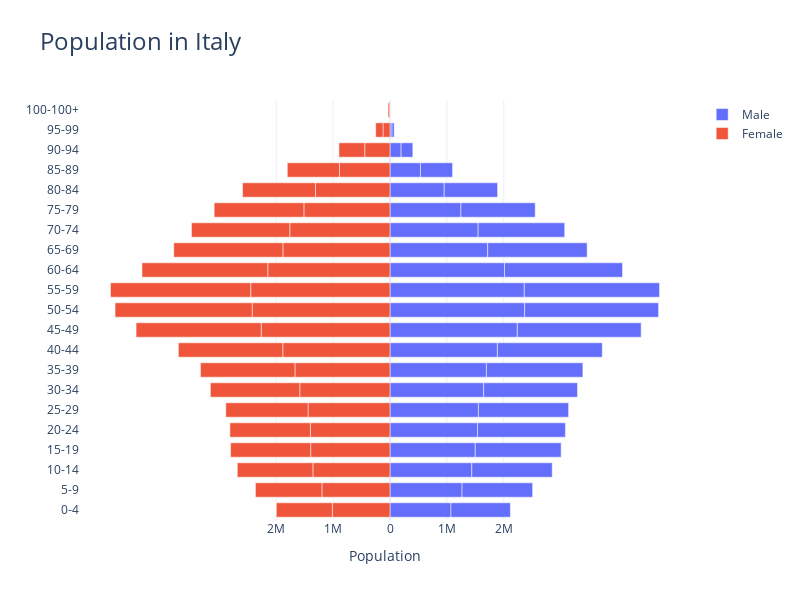

The cell this chart's notebook holds for it:
### Code cell
fig = go.Figure()

# Adding male population data as positive values
fig.add_trace(go.Bar(
    y=pop_italy_agg['age_group'],
    x=pop_italy_agg['Totale maschi'],
    name='Male',
    orientation='h'
))

# Adding female population data as negative values to plot in opposite direction
fig.add_trace(go.Bar(
    y=pop_italy_agg['age_group'],
    x=pop_italy_agg['Totale femmine'] * -1,  # Multiplying by -1 to plot in opposite direction
    name='Female',
    orientation='h'
))

fig.update_layout(
    template='plotly_white', 
    title='Population in Italy',
    title_font_size=24,
    barmode='relative',
    bargap=0.1,  # Adjust as needed
    bargroupgap=0.2,  # Adjust as needed
    xaxis_title='Population',
    xaxis=dict(
        tickvals=[-2000000, -1000000, 0, 1000000, 2000000],
        ticktext=['2M', '1M', '0', '1M', '2M']
    ),
    width=800,  
    height=600  
)

### Figure 1 — Plotly figure (JSON) as saved in the notebook; plotly's stock layout.template omitted (floating-point values rounded to 4 significant figures)
{"data": [{"name": "Male", "orientation": "h", "type": "bar", "x": [1071800, 1267059, 1438429, 1499125, 1538083, 1554288, 1646844, 1694901, 1888147, 2238651, 2367613, 2360997, 2012922, 1717751, 1549520, 1246635, 952683, 535410, 194981, 35539, 3454, 1045183, 1240720, 1414265, 1509912, 1546360, 1586060, 1650130, 1696727, 1844564, 2177487, 2354659, 2377824, 2076140, 1748891, 1522449, 1306980, 939409, 564654, 206271, 38512, 3844], "y": ["0-4", "5-9", "10-14", "15-19", "20-24", "25-29", "30-34", "35-39", "40-44", "45-49", "50-54", "55-59", "60-64", "65-69", "70-74", "75-79", "80-84", "85-89", "90-94", "95-99", "100-100+", "0-4", "5-9", "10-14", "15-19", "20-24", "25-29", "30-34", "35-39", "40-44", "45-49", "50-54", "55-59", "60-64", "65-69", "70-74", "75-79", "80-84", "85-89", "90-94", "95-99", "100-100+"]}, {"name": "Female", "orientation": "h", "type": "bar", "x": [-1013444, -1197388, -1355979, -1395983, -1400261, -1441382, -1587279, -1671762, -1885417, -2265326, -2423852, -2449604, -2149368, -1883761, -1762660, -1514300, -1310541, -889066, -444801, -123204, -16991, -985364, -1169348, -1329957, -1407730, -1415117, -1445876, -1571448, -1661469, -1836655, -2199853, -2411146, -2465501, -2212326, -1919130, -1728943, -1577810, -1282961, -917299, -453413, -128654, -18708], "y": ["0-4", "5-9", "10-14", "15-19", "20-24", "25-29", "30-34", "35-39", "40-44", "45-49", "50-54", "55-59", "60-64", "65-69", "70-74", "75-79", "80-84", "85-89", "90-94", "95-99", "100-100+", "0-4", "5-9", "10-14", "15-19", "20-24", "25-29", "30-34", "35-39", "40-44", "45-49", "50-54", "55-59", "60-64", "65-69", "70-74", "75-79", "80-84", "85-89", "90-94", "95-99", "100-100+"]}], "layout": {"bargap": 0.1, "bargroupgap": 0.2, "barmode": "relative", "height": 600, "title": {"font": {"size": 24}, "text": "Population in Italy"}, "width": 800, "xaxis": {"ticktext": ["2M", "1M", "0", "1M", "2M"], "tickvals": [-2000000, -1000000, 0, 1000000, 2000000], "title": {"text": "Population"}}}}
